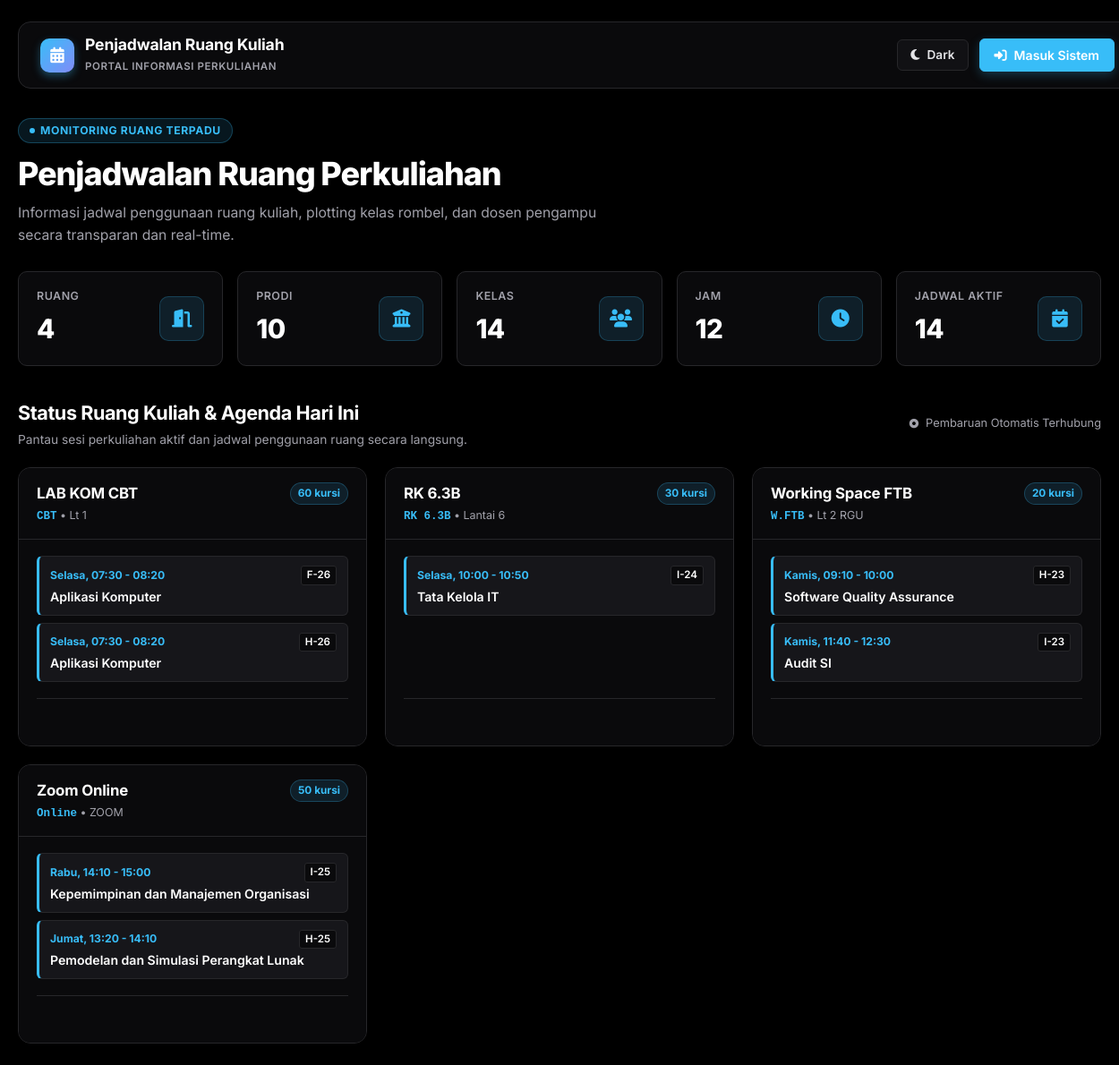
The page / on the database its author committed.
### tables this page shows
CREATE TABLE `ruang` (
  `id` int(11) NOT NULL AUTO_INCREMENT,
  `kode_ruang` varchar(30) NOT NULL,
  `nama_ruang` varchar(120) NOT NULL,
  `kapasitas` int(11) NOT NULL DEFAULT 0,
  `lokasi` varchar(120) DEFAULT NULL,
  `status` enum('aktif','nonaktif') DEFAULT 'aktif',
  `created_at` timestamp NOT NULL DEFAULT current_timestamp(),
  PRIMARY KEY (`id`),
  UNIQUE KEY `kode_ruang` (`kode_ruang`)
);

CREATE TABLE `jadwal` (
  `id` int(11) NOT NULL AUTO_INCREMENT,
  `ruang_id` int(11) NOT NULL,
  `kelas_id` int(11) NOT NULL,
  `jam_id` int(11) NOT NULL,
  `hari` enum('Senin','Selasa','Rabu','Kamis','Jumat','Sabtu','Minggu') NOT NULL,
  `mata_kuliah` varchar(150) NOT NULL,
  `dosen` varchar(150) DEFAULT NULL,
  `semester_akademik` enum('Ganjil','Genap') NOT NULL DEFAULT 'Ganjil',
  `tahun_akademik` varchar(20) NOT NULL,
  `status` enum('aktif','nonaktif') DEFAULT 'aktif',
  `created_at` timestamp NOT NULL DEFAULT current_timestamp(),
  PRIMARY KEY (`id`),
  UNIQUE KEY `uniq_kelas_slot` (`kelas_id`,`hari`,`jam_id`,`semester_akademik`,`tahun_akademik`),
  KEY `fk_jadwal_jam` (`jam_id`),
  KEY `idx_jadwal_ruang_slot` (`ruang_id`,`hari`,`jam_id`,`semester_akademik`,`tahun_akademik`),
  CONSTRAINT `fk_jadwal_jam` FOREIGN KEY (`jam_id`) REFERENCES `jam_pemakaian` (`id`),
  CONSTRAINT `fk_jadwal_kelas` FOREIGN KEY (`kelas_id`) REFERENCES `kelas` (`id`),
  CONSTRAINT `fk_jadwal_ruang` FOREIGN KEY (`ruang_id`) REFERENCES `ruang` (`id`)
);

CREATE TABLE `jam_pemakaian` (
  `id` int(11) NOT NULL AUTO_INCREMENT,
  `kode_jam` varchar(30) NOT NULL,
  `jam_mulai` time NOT NULL,
  `jam_selesai` time NOT NULL,
  `keterangan` varchar(120) DEFAULT NULL,
  `created_at` timestamp NOT NULL DEFAULT current_timestamp(),
  PRIMARY KEY (`id`),
  UNIQUE KEY `kode_jam` (`kode_jam`)
);

### app/views/home/index.php (the view, shortened to what the rows shown need)
<div class="public-shell">
    <main class="public-content">
        <section class="public-heading">
            <h1 class="public-hero-title">
                Penjadwalan Ruang Perkuliahan
            </h1>
        </section>
        <section class="public-section">
            <div style="display: flex; justify-content: space-between; align-items: center; margin-bottom: 20px; flex-wrap: wrap; gap: 12px;">
                <div>
                    <h2 style="font-size: 1.35rem; font-weight: 700; color: var(--text-main); margin: 0; letter-spacing: -0.02em;">
                        Status Ruang Kuliah & Agenda Hari Ini
                    </h2>
                </div>
            </div>
            <div class="room-display-grid">
                <?php foreach ($rooms as $room): ?>
                    <article class="room-preview-card">
                        <div class="room-card-head">
                            <div>
                                <h3 class="room-card-title">
                                    <?= e($room['nama_ruang']) ?>
                                </h3>
                                <div class="room-card-sub">
                                    <span style="font-family: monospace; font-weight: 600; color: var(--primary);"><?= e($room['kode_ruang']) ?></span>
                                    &bull; <span><?= e($room['lokasi'] ?: 'Gedung Utama') ?></span>
                                </div>
                            </div>
                            <span style="background: rgba(var(--primary-rgb), 0.12); border: 1px solid rgba(var(--primary-rgb), 0.25); color: var(--primary); padding: 3px 8px; border-radius: 9999px; font-size: 0.74rem; font-weight: 700;">
                                <?= e($room['kapasitas']) ?> kursi
                            </span>
                        </div>
                        <div class="room-card-body">
                            <?php if (!empty($room['jadwal'])): ?>
                                <div style="display: flex; flex-direction: column; gap: 8px;">
                                    <?php foreach (array_slice($room['jadwal'], 0, 2) as $schedule): ?>
                                        <div class="room-schedule-item">
                                            <div style="display: flex; justify-content: space-between; align-items: center; margin-bottom: 2px;">
                                                <span class="room-schedule-time">
                                                    <?= e($schedule['hari']) ?>, <?= e(time_short($schedule['jam_mulai'])) ?> - <?= e(time_short($schedule['jam_selesai'])) ?>
                                                </span>
                                                <span class="room-schedule-badge">
                                                    <?= e($schedule['kode_kelas']) ?>
                                                </span>
                                            </div>
                                            <div class="room-schedule-title">
                                                <?= e($schedule['mata_kuliah']) ?>
                                            </div>
                                        </div>
                                    <?php endforeach; ?>
                                </div>
                                <div class="room-running-box">
                                    <div class="room-running-text">
                                    </div>
                                </div>
                            <?php endif; ?>
                        </div>
                    </article>
                <?php endforeach; ?>
            </div>
        </section>
    </main>
</div>

### rows shown on the page
ruang: nama_ruang "LAB KOM CBT", kode_ruang "CBT", lokasi "Lt 1", kapasitas "60"
jadwal: hari "Selasa", jam.jam_mulai "07:30", jam.jam_selesai "08:20", kode_kelas "F-26", mata_kuliah "Aplikasi Komputer"
jadwal: hari "Selasa", jam.jam_mulai "07:30", jam.jam_selesai "08:20", kode_kelas "H-26", mata_kuliah "Aplikasi Komputer"
ruang: nama_ruang "RK 6.3B", kode_ruang "RK 6.3B", lokasi "Lantai 6", kapasitas "30"
jadwal: hari "Selasa", jam.jam_mulai "10:00", jam.jam_selesai "10:50", kode_kelas "I-24", mata_kuliah "Tata Kelola IT"
ruang: nama_ruang "Working Space FTB", kode_ruang "W.FTB", lokasi "Lt 2 RGU", kapasitas "20"
jadwal: hari "Kamis", jam.jam_mulai "09:10", jam.jam_selesai "10:00", kode_kelas "H-23", mata_kuliah "Software Quality Assurance"
jadwal: hari "Kamis", jam.jam_mulai "11:40", jam.jam_selesai "12:30", kode_kelas "I-23", mata_kuliah "Audit SI"
ruang: nama_ruang "Zoom Online", kode_ruang "Online", lokasi "ZOOM", kapasitas "50"
jadwal: hari "Rabu", jam.jam_mulai "14:10", jam.jam_selesai "15:00", kode_kelas "I-25", mata_kuliah "Kepemimpinan dan Manajemen Organisasi"
jadwal: hari "Jumat", jam.jam_mulai "13:20", jam.jam_selesai "14:10", kode_kelas "H-25", mata_kuliah "Pemodelan dan Simulasi Perangkat Lunak"

### other values the page prints
config_app('name') "Penjadwalan Ruang Kuliah"
$card['label'] "RUANG"
$card['value'] "4"
$card['label'] "PRODI"
$card['value'] "10"
$card['label'] "KELAS"
$card['value'] "14"
$card['label'] "JAM"
$card['value'] "12"
$card['label'] "JADWAL AKTIF"
